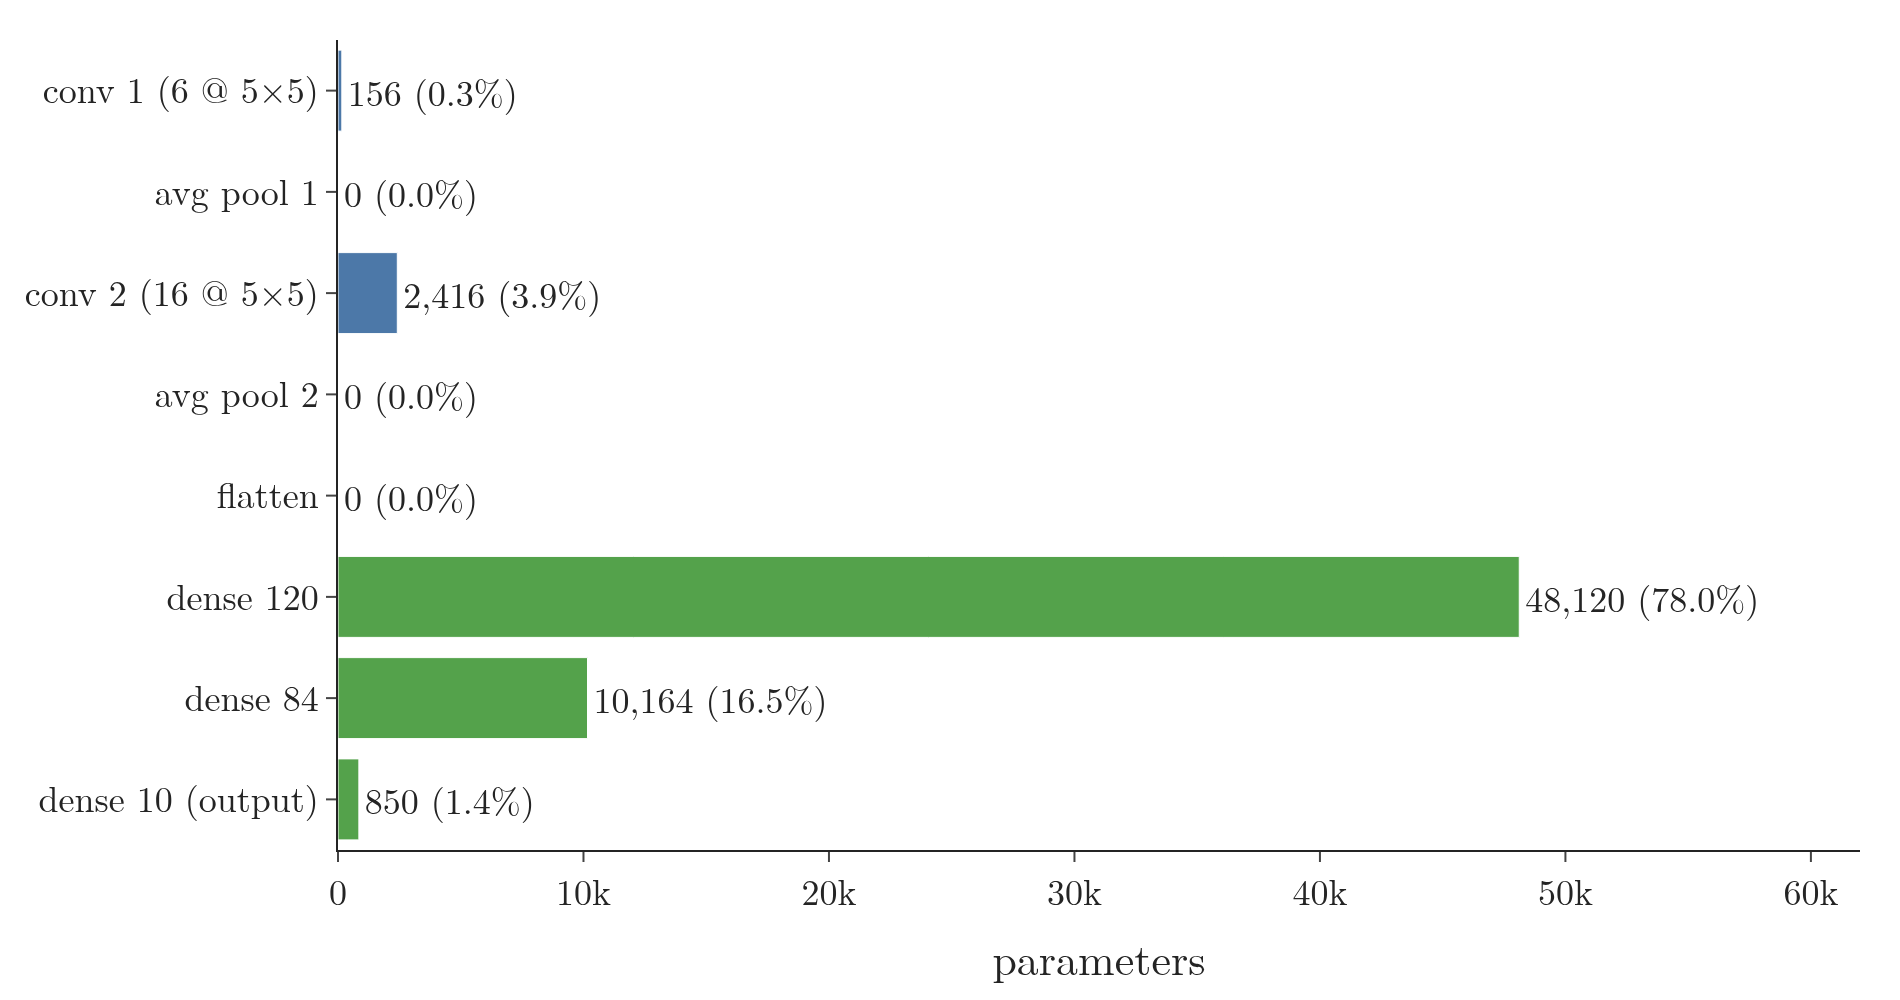

Write Python code to recreate this figure.
"""Where LeNet-5's 61,706 parameters sit, layer by layer (model.summary() in the Notebook) (Plotly)."""
from pathlib import Path
import pandas as pd
import plotly.graph_objects as go
from common import BLUE, ORANGE, GREEN, GREY, FONT

here = Path(__file__).parent
s = pd.read_csv(here.parent / "data" / "lenet_summary.csv")
assert s.params.sum() == 61_706 and s.params.max() == 48_120
assert (5 * 5 * 1 + 1) * 6 == 156 and (5 * 5 * 6 + 1) * 16 == 2_416 and (400 + 1) * 120 == 48_120
names = ["conv 1 (6 @ 5×5)", "avg pool 1", "conv 2 (16 @ 5×5)", "avg pool 2", "flatten", "dense 120", "dense 84",
         "dense 10 (output)"]
col = [BLUE, ORANGE, BLUE, ORANGE, GREY, GREEN, GREEN, GREEN]
fig = go.Figure(go.Bar(y=names[::-1], x=s.params[::-1], orientation="h", marker_color=col[::-1],
                       text=[f"{p:,} ({p / s.params.sum():.1%})" for p in s.params[::-1]], textposition="outside",
                       textfont=dict(size=18)))
fig.update_layout(template="simple_white", width=950, height=500, font=dict(FONT, size=18),
                  xaxis=dict(title="parameters", range=[0, 62000]), margin=dict(l=20, r=20, t=20, b=60))
fig.write_image(here / "param_share.png", scale=2)
fig.write_image(here / "param_share.pdf")
